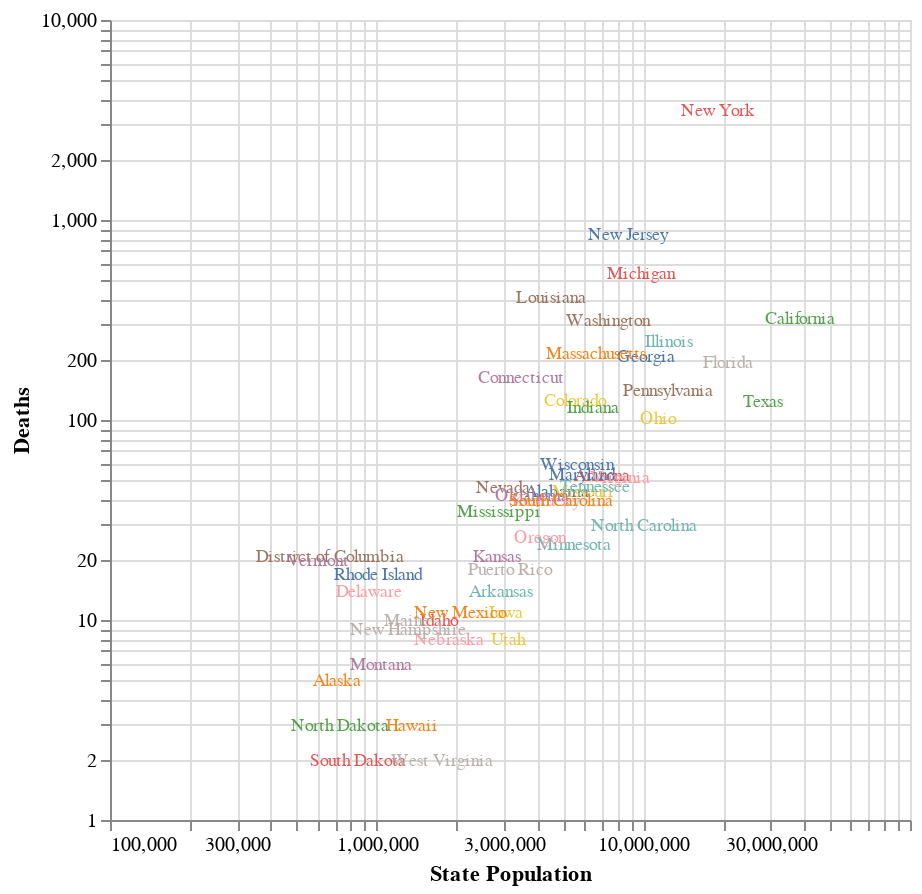

The cell this chart's notebook holds for it:
### Code cell
df_cross = CSV.File("US_state_ages.csv") |> DataFrame |> @select(:state, :total) |> DataFrame;
df_temp = join(df_cross, df_nyt, on=:state) 
by(df_temp, [:state, :date, :total], :deaths => sum) |> @filter( _.deaths_sum>0 && _.date == today()-Day(2))|>
@vlplot(
    width = 400, height = 400,
    mark={
        :text,
        fontSize=9
    },
    
    y = {:deaths_sum, scale={type=:log}, title = "Deaths"},
    x = {:total, scale={type=:log}, title="State Population"},
    color = {:state, legend=false},
    text=:state,
)

### Figure 1 — Vega-Lite specification as saved in the notebook (floating-point values rounded to 4 significant figures)
{"data": {"values": [{"date": "2020-04-04", "deaths_sum": 44, "state": "Alabama", "total": 4752600}, {"date": "2020-04-04", "deaths_sum": 5, "state": "Alaska", "total": 709100}, {"date": "2020-04-04", "deaths_sum": 53, "state": "Arizona", "total": 7004300}, {"date": "2020-04-04", "deaths_sum": 14, "state": "Arkansas", "total": 2921300}, {"date": "2020-04-04", "deaths_sum": 323, "state": "California", "total": 38745900}, {"date": "2020-04-04", "deaths_sum": 126, "state": "Colorado", "total": 5555200}, {"date": "2020-04-04", "deaths_sum": 165, "state": "Connecticut", "total": 3466300}, {"date": "2020-04-04", "deaths_sum": 14, "state": "Delaware", "total": 937700}, {"date": "2020-04-04", "deaths_sum": 21, "state": "District of Columbia", "total": 667900}, {"date": "2020-04-04", "deaths_sum": 194, "state": "Florida", "total": 20843500}, {"date": "2020-04-04", "deaths_sum": 208, "state": "Georgia", "total": 10212800}, {"date": "2020-04-04", "deaths_sum": 3, "state": "Hawaii", "total": 1354800}, {"date": "2020-04-04", "deaths_sum": 10, "state": "Idaho", "total": 1719600}, {"date": "2020-04-04", "deaths_sum": 248, "state": "Illinois", "total": 12438400}, {"date": "2020-04-04", "deaths_sum": 116, "state": "Indiana", "total": 6487100}, {"date": "2020-04-04", "deaths_sum": 11, "state": "Iowa", "total": 3056800}, {"date": "2020-04-04", "deaths_sum": 21, "state": "Kansas", "total": 2814700}, {"date": "2020-04-04", "deaths_sum": 40, "state": "Kentucky", "total": 4320300}, {"date": "2020-04-04", "deaths_sum": 412, "state": "Louisiana", "total": 4519300}, {"date": "2020-04-04", "deaths_sum": 10, "state": "Maine", "total": 1299500}, {"date": "2020-04-04", "deaths_sum": 54, "state": "Maryland", "total": 5870800}, {"date": "2020-04-04", "deaths_sum": 216, "state": "Massachusetts", "total": 6659900}, {"date": "2020-04-04", "deaths_sum": 542, "state": "Michigan", "total": 9770000}, {"date": "2020-04-04", "deaths_sum": 24, "state": "Minnesota", "total": 5489000}, {"date": "2020-04-04", "deaths_sum": 35, "state": "Mississippi", "total": 2879400}, {"date": "2020-04-04", "deaths_sum": 44, "state": "Missouri", "total": 5934500}, {"date": "2020-04-04", "deaths_sum": 6, "state": "Montana", "total": 1034000}, {"date": "2020-04-04", "deaths_sum": 8, "state": "Nebraska", "total": 1868900}, {"date": "2020-04-04", "deaths_sum": 46, "state": "Nevada", "total": 2983400}, {"date": "2020-04-04", "deaths_sum": 9, "state": "New Hampshire", "total": 1310300}, {"date": "2020-04-04", "deaths_sum": 847, "state": "New Jersey", "total": 8728300}, {"date": "2020-04-04", "deaths_sum": 11, "state": "New Mexico", "total": 2045300}, {"date": "2020-04-04", "deaths_sum": 3568, "state": "New York", "total": 19016900}, {"date": "2020-04-04", "deaths_sum": 30, "state": "North Carolina", "total": 10044400}, {"date": "2020-04-04", "deaths_sum": 3, "state": "North Dakota", "total": 730600}, {"date": "2020-04-04", "deaths_sum": 102, "state": "Ohio", "total": 11355900}, {"date": "2020-04-04", "deaths_sum": 42, "state": "Oklahoma", "total": 3816100}, {"date": "2020-04-04", "deaths_sum": 26, "state": "Oregon", "total": 4110800}, {"date": "2020-04-04", "deaths_sum": 141, "state": "Pennsylvania", "total": 12388100}, {"date": "2020-04-04", "deaths_sum": 17, "state": "Rhode Island", "total": 1014000}, {"date": "2020-04-04", "deaths_sum": 40, "state": "South Carolina", "total": 4929800}, {"date": "2020-04-04", "deaths_sum": 2, "state": "South Dakota", "total": 848700}, {"date": "2020-04-04", "deaths_sum": 47, "state": "Tennessee", "total": 6586400}, {"date": "2020-04-04", "deaths_sum": 124, "state": "Texas", "total": 28024000}, {"date": "2020-04-04", "deaths_sum": 8, "state": "Utah", "total": 3105900}, {"date": "2020-04-04", "deaths_sum": 20, "state": "Vermont", "total": 600600}, {"date": "2020-04-04", "deaths_sum": 52, "state": "Virginia", "total": 8182100}, {"date": "2020-04-04", "deaths_sum": 318, "state": "Washington", "total": 7368000}, {"date": "2020-04-04", "deaths_sum": 2, "state": "West Virginia", "total": 1752300}, {"date": "2020-04-04", "deaths_sum": 60, "state": "Wisconsin", "total": 5662800}, {"date": "2020-04-04", "deaths_sum": 18, "state": "Puerto Rico", "total": 3164400}]}, "encoding": {"color": {"field": "state", "legend": false, "type": "nominal"}, "text": {"field": "state", "type": "nominal"}, "x": {"field": "total", "scale": {"type": "log"}, "title": "State Population", "type": "quantitative"}, "y": {"field": "deaths_sum", "scale": {"type": "log"}, "title": "Deaths", "type": "quantitative"}}, "height": 400, "mark": {"fontSize": 9, "type": "text"}, "width": 400}
